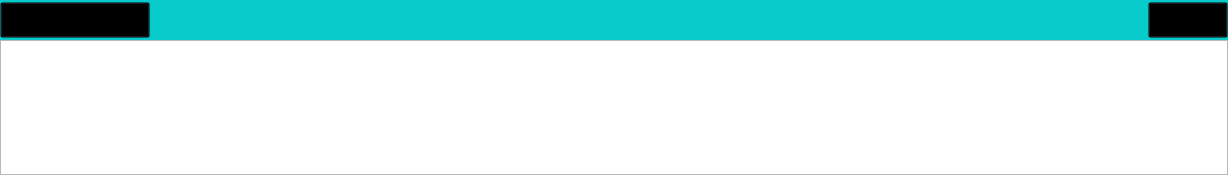
              <widget class="QWidget" name="widget_13" native="true">
               <property name="minimumSize">
                <size>
                 <width>0</width>
                 <height>175</height>
                </size>
               </property>
               <property name="maximumSize">
                <size>
                 <width>16777215</width>
                 <height>175</height>
                </size>
               </property>
               <property name="styleSheet">
                <string notr="true"/>
               </property>
               <layout class="QVBoxLayout" name="verticalLayout_38">
                <property name="spacing">
                 <number>0</number>
                </property>
                <property name="leftMargin">
                 <number>0</number>
                </property>
                <property name="topMargin">
                 <number>0</number>
                </property>
                <property name="rightMargin">
                 <number>0</number>
                </property>
                <property name="bottomMargin">
                 <number>0</number>
                </property>
                <item>
                 <layout class="QVBoxLayout" name="verticalLayout_37">
                  <item>
                   <widget class="QWidget" name="widget_16" native="true">
                    <property name="minimumSize">
                     <size>
                      <width>0</width>
                      <height>40</height>
                     </size>
                    </property>
                    <property name="maximumSize">
                     <size>
                      <width>16777215</width>
                      <height>40</height>
                     </size>
                    </property>
                    <property name="styleSheet">
                     <string notr="true">#widget_16
{
background-color: rgb(7, 202, 202);
}</string>
                    </property>
                    <layout class="QHBoxLayout" name="horizontalLayout_23">
                     <property name="spacing">
                      <number>0</number>
                     </property>
                     <property name="leftMargin">
                      <number>0</number>
                     </property>
                     <property name="topMargin">
                      <number>0</number>
                     </property>
                     <property name="rightMargin">
                      <number>0</number>
                     </property>
                     <property name="bottomMargin">
                      <number>0</number>
                     </property>
                     <item>
                      <widget class="QPushButton" name="pushButton__cashtitle">
                       <property name="minimumSize">
                        <size>
                         <width>150</width>
                         <height>36</height>
                        </size>
                       </property>
                       <property name="maximumSize">
                        <size>
                         <width>16777215</width>
                         <height>36</height>
                        </size>
                       </property>
                       <property name="styleSheet">
                        <string notr="true">QPushButton
{
text-align: left;
padding-left: 6px;
font: 800 16px &quot;微软雅黑&quot;;
background-color: transparent;
}</string>
                       </property>
                       <property name="text">
                        <string>  收益提现</string>
                       </property>
                      </widget>
                     </item>
                     <item>
                      <spacer name="horizontalSpacer_20">
                       <property name="orientation">
                        <enum>Qt::Horizontal</enum>
                       </property>
                       <property name="sizeHint" stdset="0">
                        <size>
                         <width>998</width>
                         <height>20</height>
                        </size>
                       </property>
                      </spacer>
                     </item>
                     <item>
                      <widget class="QPushButton" name="pushButton_53">
                       <property name="minimumSize">
                        <size>
                         <width>80</width>
                         <height>36</height>
                        </size>
                       </property>
                       <property name="maximumSize">
                        <size>
                         <width>80</width>
                         <height>36</height>
                        </size>
                       </property>
                       <property name="styleSheet">
                        <string notr="true">QPushButton
{
text-align: left;
padding-left: 6px;
font: 400 12px &quot;微软雅黑&quot;;
background-color: transparent;
}
QPushButton:hover
{
color: #ff4536;
}</string>
                       </property>
                       <property name="text">
                        <string>   结算说明</string>
                       </property>
                      </widget>
                     </item>
                    </layout>
                   </widget>
                  </item>
                  <item>
                   <widget class="QListWidget" name="listWidget_incomes"/>
                  </item>
                 </layout>
                </item>
               </layout>
              </widget>
